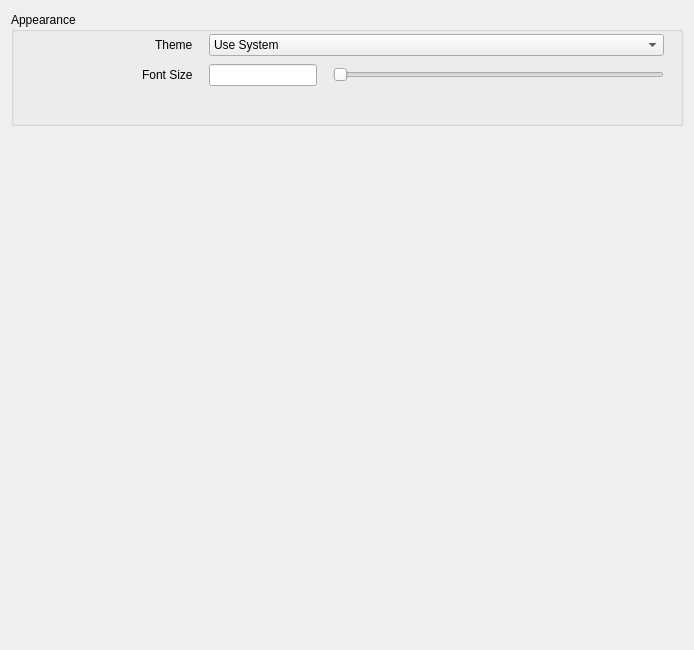
           <widget class="QWidget" name="scrollAreaWidgetContents_3">
            <property name="geometry">
             <rect>
              <x>0</x>
              <y>0</y>
              <width>694</width>
              <height>650</height>
             </rect>
            </property>
            <layout class="QVBoxLayout" name="verticalLayout_12">
             <property name="spacing">
              <number>25</number>
             </property>
             <property name="topMargin">
              <number>12</number>
             </property>
             <item>
              <widget class="QGroupBox" name="groupBox_4">
               <property name="sizePolicy">
                <sizepolicy hsizetype="Preferred" vsizetype="Maximum">
                 <horstretch>0</horstretch>
                 <verstretch>0</verstretch>
                </sizepolicy>
               </property>
               <property name="title">
                <string>Appearance</string>
               </property>
               <layout class="QFormLayout" name="formLayout_3">
                <property name="labelAlignment">
                 <set>Qt::AlignmentFlag::AlignRight|Qt::AlignmentFlag::AlignTrailing|Qt::AlignmentFlag::AlignVCenter</set>
                </property>
                <property name="horizontalSpacing">
                 <number>16</number>
                </property>
                <property name="verticalSpacing">
                 <number>8</number>
                </property>
                <property name="topMargin">
                 <number>2</number>
                </property>
                <property name="rightMargin">
                 <number>16</number>
                </property>
                <item row="0" column="0">
                 <widget class="QLabel" name="label">
                  <property name="text">
                   <string>Theme</string>
                  </property>
                 </widget>
                </item>
                <item row="0" column="1">
                 <widget class="ComboBoxIgnoreWheel" name="theme">
                  <item>
                   <property name="text">
                    <string>Use System</string>
                   </property>
                  </item>
                  <item>
                   <property name="text">
                    <string>Light</string>
                   </property>
                  </item>
                  <item>
                   <property name="text">
                    <string>Dark</string>
                   </property>
                  </item>
                 </widget>
                </item>
                <item row="1" column="0">
                 <widget class="QLabel" name="label_11">
                  <property name="text">
                   <string>Font Size</string>
                  </property>
                 </widget>
                </item>
                <item row="1" column="1">
                 <layout class="QHBoxLayout" name="horizontalLayout_6" stretch="0,5">
                  <property name="spacing">
                   <number>16</number>
                  </property>
                  <item>
                   <widget class="QLineEdit" name="appearanceFontScaleText"/>
                  </item>
                  <item>
                   <widget class="AbsoluteSlider" name="appearanceFontScale">
                    <property name="orientation">
                     <enum>Qt::Orientation::Horizontal</enum>
                    </property>
                   </widget>
                  </item>
                 </layout>
                </item>
                <item row="2" column="0">
                 <spacer name="horizontalSpacer_2">
                  <property name="orientation">
                   <enum>Qt::Orientation::Horizontal</enum>
                  </property>
                  <property name="sizeType">
                   <enum>QSizePolicy::Policy::Fixed</enum>
                  </property>
                  <property name="sizeHint" stdset="0">
                   <size>
                    <width>170</width>
                    <height>20</height>
                   </size>
                  </property>
                 </spacer>
                </item>
               </layout>
              </widget>
             </item>
             <item>
              <spacer name="verticalSpacer_2">
               <property name="orientation">
                <enum>Qt::Orientation::Vertical</enum>
               </property>
               <property name="sizeHint" stdset="0">
                <size>
                 <width>20</width>
                 <height>40</height>
                </size>
               </property>
              </spacer>
             </item>
            </layout>
           </widget>
